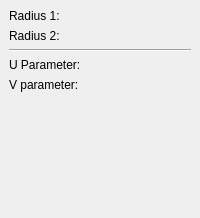
        <widget class="QWidget" name="Page6_torus">
         <layout class="QGridLayout">
          <property name="leftMargin">
           <number>9</number>
          </property>
          <property name="topMargin">
           <number>9</number>
          </property>
          <property name="rightMargin">
           <number>9</number>
          </property>
          <property name="bottomMargin">
           <number>9</number>
          </property>
          <property name="spacing">
           <number>6</number>
          </property>
          <item row="0" column="0">
           <layout class="QGridLayout">
            <property name="leftMargin">
             <number>0</number>
            </property>
            <property name="topMargin">
             <number>0</number>
            </property>
            <property name="rightMargin">
             <number>0</number>
            </property>
            <property name="bottomMargin">
             <number>0</number>
            </property>
            <property name="spacing">
             <number>6</number>
            </property>
            <item row="0" column="0">
             <widget class="QLabel" name="textLabel19">
              <property name="text">
               <string>Radius 1:</string>
              </property>
             </widget>
            </item>
            <item row="0" column="2">
             <widget class="Gui::QuantitySpinBox" name="torusRadius1" native="true">
              <property name="keyboardTracking" stdset="0">
               <bool>false</bool>
              </property>
              <property name="unit" stdset="0">
               <string notr="true">mm</string>
              </property>
              <property name="value" stdset="0">
               <double>10.000000000000000</double>
              </property>
             </widget>
            </item>
            <item row="1" column="0">
             <widget class="QLabel" name="textLabel20">
              <property name="text">
               <string>Radius 2:</string>
              </property>
             </widget>
            </item>
            <item row="1" column="2">
             <widget class="Gui::QuantitySpinBox" name="torusRadius2" native="true">
              <property name="keyboardTracking" stdset="0">
               <bool>false</bool>
              </property>
              <property name="unit" stdset="0">
               <string notr="true">mm</string>
              </property>
              <property name="value" stdset="0">
               <double>2.000000000000000</double>
              </property>
             </widget>
            </item>
           </layout>
          </item>
          <item row="1" column="0">
           <widget class="Line" name="line_4">
            <property name="frameShape">
             <enum>QFrame::HLine</enum>
            </property>
            <property name="frameShadow">
             <enum>QFrame::Sunken</enum>
            </property>
           </widget>
          </item>
          <item row="2" column="0">
           <layout class="QGridLayout">
            <property name="leftMargin">
             <number>0</number>
            </property>
            <property name="topMargin">
             <number>0</number>
            </property>
            <property name="rightMargin">
             <number>0</number>
            </property>
            <property name="bottomMargin">
             <number>0</number>
            </property>
            <property name="spacing">
             <number>6</number>
            </property>
            <item row="0" column="0">
             <widget class="QLabel" name="label_5">
              <property name="text">
               <string>U Parameter:</string>
              </property>
             </widget>
            </item>
            <item row="0" column="1">
             <widget class="Gui::QuantitySpinBox" name="torusAngle3" native="true">
              <property name="keyboardTracking" stdset="0">
               <bool>false</bool>
              </property>
              <property name="unit" stdset="0">
               <string notr="true">deg</string>
              </property>
              <property name="value" stdset="0">
               <double>360.000000000000000</double>
              </property>
             </widget>
            </item>
            <item row="1" column="0">
             <widget class="QLabel" name="label_6">
              <property name="text">
               <string>V parameter:</string>
              </property>
             </widget>
            </item>
            <item row="1" column="1">
             <widget class="Gui::QuantitySpinBox" name="torusAngle1" native="true">
              <property name="keyboardTracking" stdset="0">
               <bool>false</bool>
              </property>
              <property name="unit" stdset="0">
               <string notr="true">deg</string>
              </property>
              <property name="value" stdset="0">
               <double>-180.000000000000000</double>
              </property>
             </widget>
            </item>
            <item row="2" column="0">
             <spacer>
              <property name="orientation">
               <enum>Qt::Horizontal</enum>
              </property>
              <property name="sizeType">
               <enum>QSizePolicy::Preferred</enum>
              </property>
              <property name="sizeHint" stdset="0">
               <size>
                <width>81</width>
                <height>20</height>
               </size>
              </property>
             </spacer>
            </item>
            <item row="2" column="1">
             <widget class="Gui::QuantitySpinBox" name="torusAngle2" native="true">
              <property name="keyboardTracking" stdset="0">
               <bool>false</bool>
              </property>
              <property name="unit" stdset="0">
               <string notr="true">deg</string>
              </property>
              <property name="value" stdset="0">
               <double>180.000000000000000</double>
              </property>
             </widget>
            </item>
           </layout>
          </item>
          <item row="3" column="0">
           <spacer>
            <property name="orientation">
             <enum>Qt::Vertical</enum>
            </property>
            <property name="sizeType">
             <enum>QSizePolicy::Expanding</enum>
            </property>
            <property name="sizeHint" stdset="0">
             <size>
              <width>20</width>
              <height>91</height>
             </size>
            </property>
           </spacer>
          </item>
         </layout>
        </widget>
